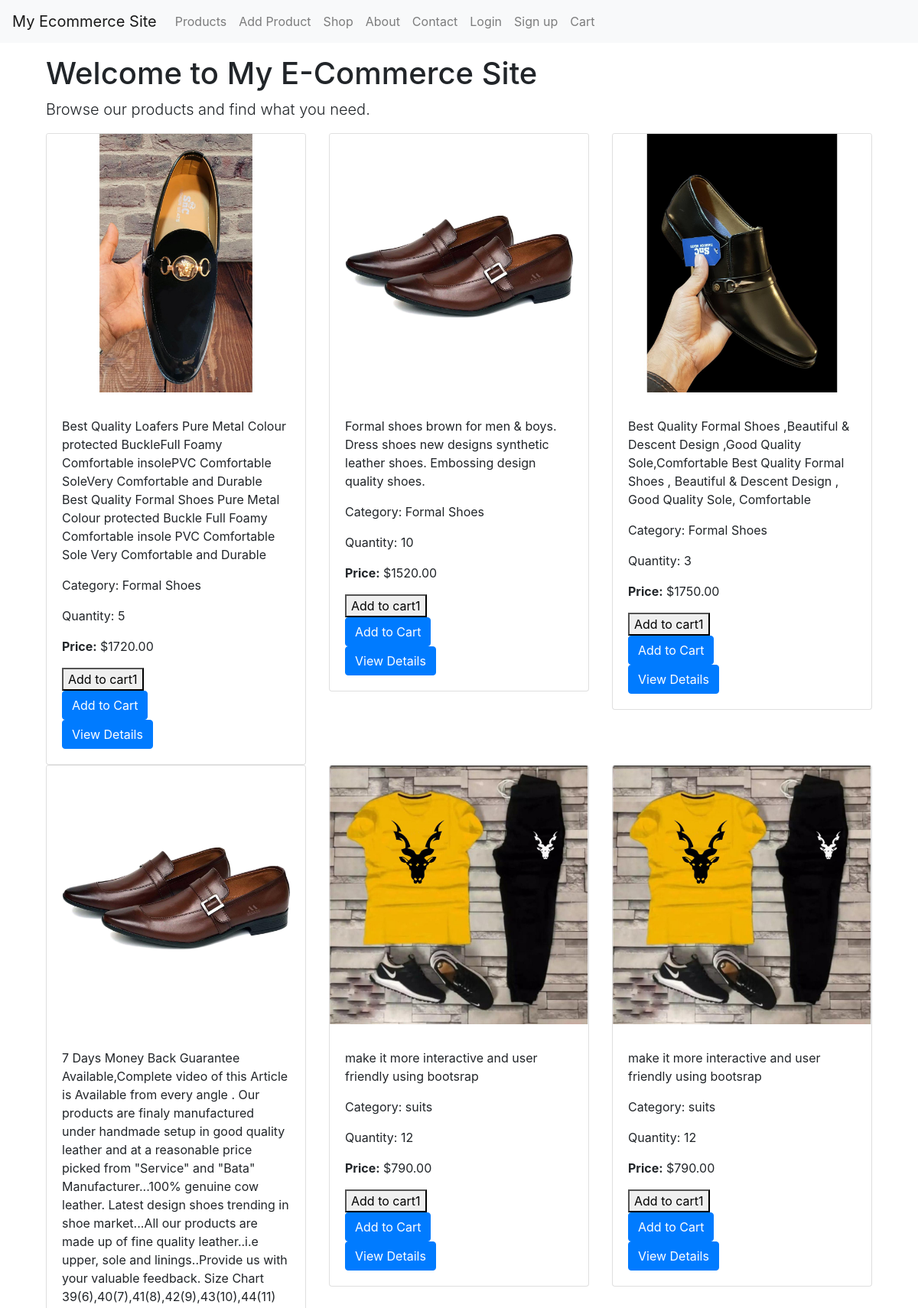
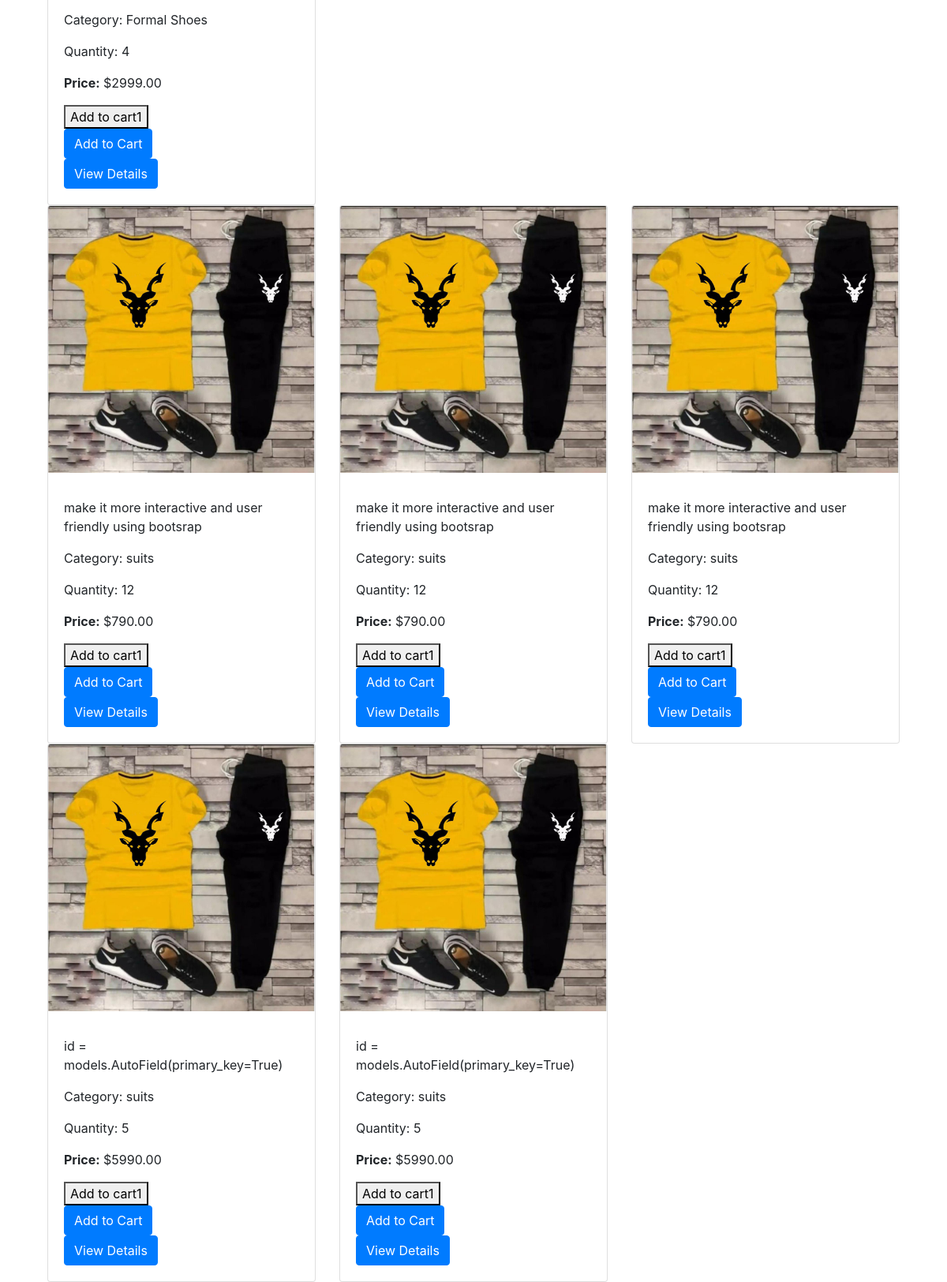
The page / on the database its author committed (2 pictures, top to bottom).
### MyShop/models.py (models this page shows, shortened)
class Product(models.Model):
    id = models.AutoField(primary_key=True)
    product_name = models.CharField(max_length=150)
    product_category = models.CharField(max_length=50)
    description = models.TextField()
    price = models.DecimalField(max_digits=10, decimal_places=2)
    image = models.ImageField(upload_to='product_images/', blank=True, null=True)
    quantity = models.PositiveIntegerField()

### MyShop/views.py (the view)
# urls.py: path('', views.product_list, name='product_list'),
def product_list(request):
    products = Product.objects.all()
    return render(request, 'product_list.html', {'products': products})

### templates/product_list.html (shortened to what this page needs)
{% extends 'base.html' %}
{% block content %}
<div class="container mt-3">
  <h1>Welcome to My E-Commerce Site</h1>
  <p class="lead">Browse our products and find what you need.</p>
  <div class="row">
    {% for product in products %}
    <div class="col-md-4">
      <div class="card">
        <img src="{{ product.image }}" class="card-img-top" alt="https://via.placeholder.com/150">
        <div class="card-body">
          <p class="card-text">{{ product.description }}</p>
          <p>Category: {{ product.product_category }}</p>
          <p>Quantity: {{ product.quantity }}</p>
          <p class="card-text"><strong>Price:</strong> ${{ product.price }}</p>
          <form method="post" action="{% url 'add_to_cart' product_id=product.id %}">
            <button type="submit">Add to cart1 </button>
        </form>
        <form action="{% url 'add_to_cart' product.id %}" method="post">
          <button type="submit" class="btn btn-primary">Add to Cart</button>
        </form>
          <a href="{% url 'product_detail' product.id %}" class="btn btn-primary">View Details</a>
        </div>
      </div>
    </div>
    {% endfor %}
  </div>
</div>
{% endblock %}

### templates/base.html (shortened to what this page needs)
<!DOCTYPE html>
<html>
  <head>
    <link rel="stylesheet" href="https://maxcdn.bootstrapcdn.com/bootstrap/4.0.0/css/bootstrap.min.css">
  </head>
  <body>
    <nav class="navbar navbar-expand-lg navbar-light bg-light">
      <a class="navbar-brand" href="{% url 'product_list' %}">My Ecommerce Site</a>
      <div class="collapse navbar-collapse" id="navbarNav">
        <ul class="navbar-nav">
          <li class="nav-item">
            <a class="nav-link" href="{% url 'product_list' %}">Products</a>
          </li>
          <li class="nav-item">
            <a class="nav-link" href="{% url 'add-product' %}">Add Product</a>
          </li>
          <li class="nav-item">
            <a class="nav-link" href="/">Shop</a>
        </li>
        <li class="nav-item">
            <a class="nav-link" href="#">About</a>
        </li>
        <li class="nav-item">
            <a class="nav-link" href="#">Contact</a>
        </li>
        </ul>
        <ul class="navbar-nav ms-auto">
          <li class="nav-item">
              <a class="nav-link" href="#">Login</a>
          </li>
          <li class="nav-item">
              <a class="nav-link" href="#">Sign up</a>
          </li>
          <li class="nav-item">
              <a class="nav-link" href="{% url 'cart' %}">Cart</a>
          </li>
      </ul>
      </div>
    </nav>
    <div class="container">
      {% block content %}
      {% endblock %}
    </div>
  </body>
</html>

### rows shown on the page
Product: image (picture), description "Best Quality Loafers Pure Metal Colour protected BuckleFull Foamy Comfortable insolePVC Comfortable SoleVery Comfortable and Durable Best Quality Formal Shoes Pure Metal Colour protected Buckle Full Foamy Comfortable insole PVC Comfortable Sole Very Comfortable and Durable", product_category "Formal Shoes", quantity "5", price "1720.00"
Product: image (picture), description "Formal shoes brown for men & boys. Dress shoes new designs synthetic leather shoes. Embossing design quality shoes.", product_category "Formal Shoes", quantity "10", price "1520.00"
Product: image (picture), description "Best Quality Formal Shoes ,Beautiful & Descent Design ,Good Quality Sole,Comfortable Best Quality Formal Shoes , Beautiful & Descent Design , Good Quality Sole, Comfortable", product_category "Formal Shoes", quantity "3", price "1750.00"
Product: image (picture), description "7 Days Money Back Guarantee Available,Complete video of this Article is Available from every angle . Our products are finaly manufactured under handmade setup in good quality leather and at a reasonable price picked from \"Service\" and \"Bata\" Manufacturer...100% genuine cow leather. Latest design shoes trending in shoe market...All our products are made up of fine quality leather..i.e upper, sole and linings..Provide us with your valuable feedback. Size Chart 39(6),40(7),41(8),42(9),43(10),44(11)", product_category "Formal Shoes", quantity "4", price "2999.00"
Product: image (picture), description "make it more interactive and user friendly using bootsrap", product_category "suits", quantity "12", price "790.00"
Product: image (picture), description "make it more interactive and user friendly using bootsrap", product_category "suits", quantity "12", price "790.00"
Product: image (picture), description "make it more interactive and user friendly using bootsrap", product_category "suits", quantity "12", price "790.00"
Product: image (picture), description "make it more interactive and user friendly using bootsrap", product_category "suits", quantity "12", price "790.00"
Product: image (picture), description "make it more interactive and user friendly using bootsrap", product_category "suits", quantity "12", price "790.00"
Product: image (picture), description "id = models.AutoField(primary_key=True)", product_category "suits", quantity "5", price "5990.00"
Product: image (picture), description "id = models.AutoField(primary_key=True)", product_category "suits", quantity "5", price "5990.00"
